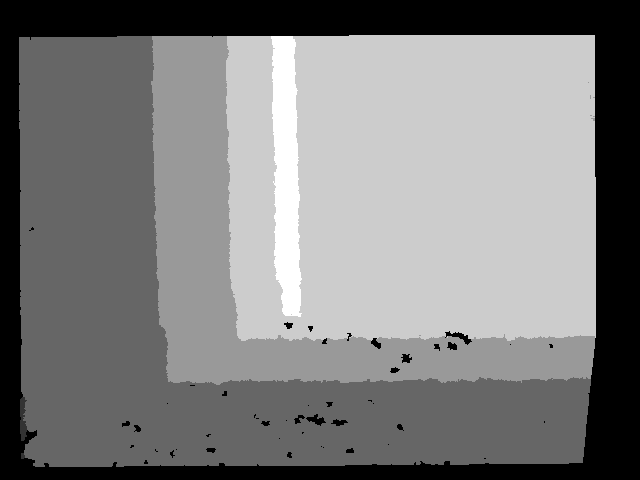
//> input picture g2o_frontend/PlaneEx/image.pgm, 640 x 480 px
$ ./cfind ../PlaneEx/image.pgm   (built with g++ and OpenCV 4)
//> lines starting //> are read from the running program, lines starting //| are printed output that depends on the picture
#include <iostream>
#include "cv.h"
#include "highgui.h"
#include <vector>

using namespace std;

float compareImages(cv::Mat& m1, cv::Mat& m2){
  if (m1.rows!=m2.rows || m1.cols != m2.cols)
    return 0;
  return norm(m1-m2);
}

std::vector<cv::Mat> images;
cv::Mat comparison;
int r = 0;
int c = 0;
float cutoff = 0;

void mouseEvent(int evt, int x, int y, int flags, void* param){
    if(evt==CV_EVENT_LBUTTONDOWN){
      r = x;
      c = y;
      cv::Mat& m1 = images[r];
      cv::Mat& m2 = images[c];
      printf("%d %d %f\n",r,c, comparison.at<float>(r,c));
      cv::imshow("image1", m1);
      cv::imshow("image2", m2);
    }
}

int main(int argc, char** argv){

  for (int i=1; i<argc; i++){
    cv::Mat img = cv::imread(argv[i]);
//> img is the input picture: 480 rows x 640 cols, CV_8UC3; min 0, max 5, mean 2.47
    img.convertTo(img,CV_32FC3);
//> img: 480 rows x 640 cols, CV_32FC3
    img=img-127.0f;
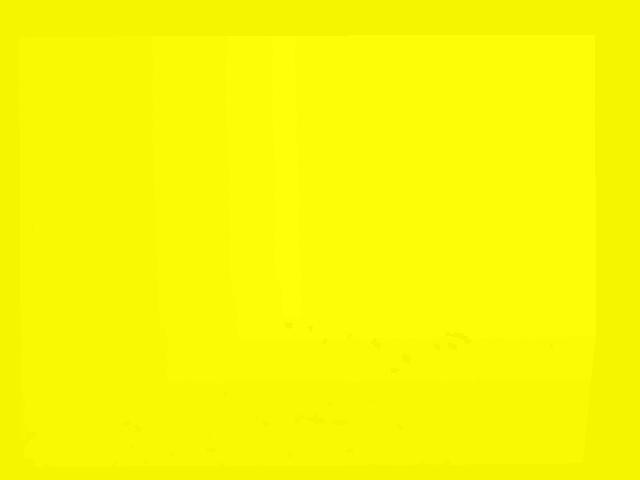
//> img: 480 rows x 640 cols, CV_32FC3; mean B, G, R -124.5, 2.47, 2.47; drawn with min black and max white
    img=img*(1./255);
    cv::resize(img, img, cv::Size(img.cols, img.rows));
    images.push_back(img);
  }
  cerr << "read " << images.size() << " images" << endl;

  comparison = cv::Mat(images.size(), images.size(), CV_32F);
//> comparison = [0]
  float max = 0;
  for (int i = 0; i<comparison.rows; i++)
    for (int j = i; j<comparison.cols; j++){
      cv::Mat& m1  = images[i];
      cv::Mat& m2  = images[j];
      float f = compareImages(m1,m2);
      //cerr << "val: " << i << " " << j << " " << f << endl;
      comparison.at<float>(i,j)=f;
      if (max<f)
	max = f;
    }
//> this loop made 1 pass
//> after the loop, max = 0
  cerr << "max: " << max;
  max = 1./max;
//> max = inf
  for (int i = 0; i<comparison.rows; i++)
    for (int j = i; j<comparison.cols; j++){
      comparison.at<float>(i,j)*=max;
    }
//> after the loop, comparison = [nan]
  cv::imwrite("comparison.pgm", comparison);
  cvNamedWindow("comparison", 0);
  cvNamedWindow("image1", 0);
  cvNamedWindow("image2", 0);
  cvNamedWindow("diff", 0);
  cvSetMouseCallback("comparison", mouseEvent, 0);

  int ca = 0;
  while(ca!=27){
    //cv::Mat shownImage = comparison.clone();
    cv::Mat shownImage = comparison>cutoff;
    //cv::Mat shownImage = cutoffImage;
    int nz = images.size()*images.size() -cv::countNonZero(shownImage);
    nz -= images.size()*(images.size()+1)/2;
    cv::circle(shownImage, cv::Point(r,c), 4, 0.0f);
    cv::imshow("comparison", shownImage);
    ca = cv::waitKey();
    switch (ca) {
    case 1113938: c --; break;
    case 1113940: c ++; break;
    case 1113937: r --; break;
    case 1113939: r ++; break;
    case 1114027: cutoff += 0.01; break;
    case 1114029: cutoff -= 0.01; break;
    default: std::cerr << ca << endl;
    }
    if (r>=images.size())
      r = images.size()-1;
    if (c>=images.size())
      c = images.size()-1;
    if (r<0)
      r = 0;
    if (c<0)
      c = 0;
    cv::Mat& m1 = images[r];
    cv::Mat& m2 = images[c];
    printf("%d %d %f %f %d\n",r,c, comparison.at<float>(c,r), cutoff, nz);
    cv::imshow("image1", m1);
    cv::imshow("image2", m2);
    cv::Mat diff = abs(m1-m2);
    cv::imshow("diff", diff);
  }

  return 0;
}
